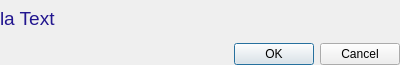
<?xml version="1.0" encoding="UTF-8"?>
<ui version="4.0">
 <class>ConfirmDialog</class>
 <widget class="QDialog" name="ConfirmDialog">
  <property name="geometry">
   <rect>
    <x>0</x>
    <y>0</y>
    <width>400</width>
    <height>65</height>
   </rect>
  </property>
  <property name="windowTitle">
   <string>Dialog</string>
  </property>
  <layout class="QVBoxLayout" name="verticalLayout">
   <property name="sizeConstraint">
    <enum>QLayout::SetNoConstraint</enum>
   </property>
   <property name="margin">
    <number>0</number>
   </property>
   <item>
    <widget class="QLabel" name="la_confirm_message">
     <property name="styleSheet">
      <string notr="true">color:rgb(34, 22, 143)</string>
     </property>
     <property name="text">
      <string>&lt;!DOCTYPE HTML PUBLIC &quot;-//W3C//DTD HTML 4.0//EN&quot; &quot;http://www.w3.org/TR/REC-html40/strict.dtd&quot;&gt;
&lt;html&gt;&lt;head&gt;&lt;meta name=&quot;qrichtext&quot; content=&quot;1&quot; /&gt;&lt;style type=&quot;text/css&quot;&gt;
p, li { white-space: pre-wrap; }
&lt;/style&gt;&lt;/head&gt;&lt;body style=&quot; font-family:'Lucida Grande'; font-size:13pt; font-weight:400; font-style:normal;&quot;&gt;
&lt;p style=&quot; margin-top:0px; margin-bottom:0px; margin-left:0px; margin-right:0px; -qt-block-indent:0; text-indent:0px;&quot;&gt;&lt;span style=&quot; font-size:14pt;&quot;&gt;la Text&lt;/span&gt;&lt;/p&gt;&lt;/body&gt;&lt;/html&gt;</string>
     </property>
    </widget>
   </item>
   <item>
    <widget class="QDialogButtonBox" name="buttons">
     <property name="orientation">
      <enum>Qt::Horizontal</enum>
     </property>
     <property name="standardButtons">
      <set>QDialogButtonBox::Cancel|QDialogButtonBox::Ok</set>
     </property>
    </widget>
   </item>
  </layout>
 </widget>
 <resources/>
 <connections>
  <connection>
   <sender>buttons</sender>
   <signal>accepted()</signal>
   <receiver>ConfirmDialog</receiver>
   <slot>accept()</slot>
   <hints>
    <hint type="sourcelabel">
     <x>248</x>
     <y>254</y>
    </hint>
    <hint type="destinationlabel">
     <x>157</x>
     <y>274</y>
    </hint>
   </hints>
  </connection>
  <connection>
   <sender>buttons</sender>
   <signal>rejected()</signal>
   <receiver>ConfirmDialog</receiver>
   <slot>reject()</slot>
   <hints>
    <hint type="sourcelabel">
     <x>316</x>
     <y>260</y>
    </hint>
    <hint type="destinationlabel">
     <x>286</x>
     <y>274</y>
    </hint>
   </hints>
  </connection>
 </connections>
</ui>
